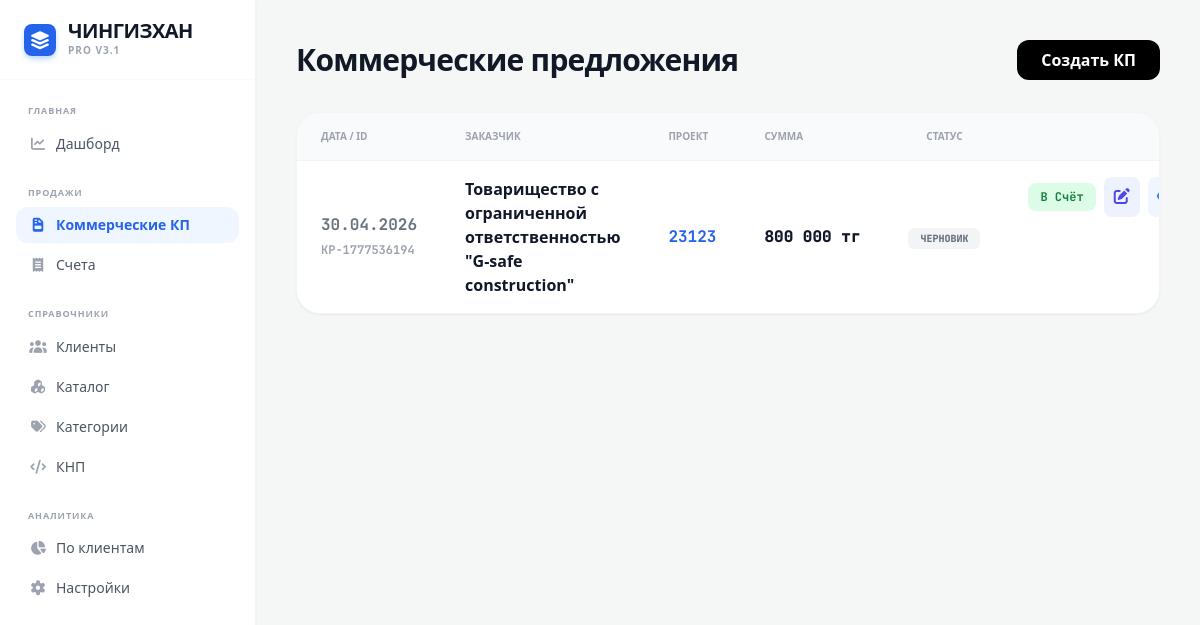
The page /proposals on the database as committed earlier.
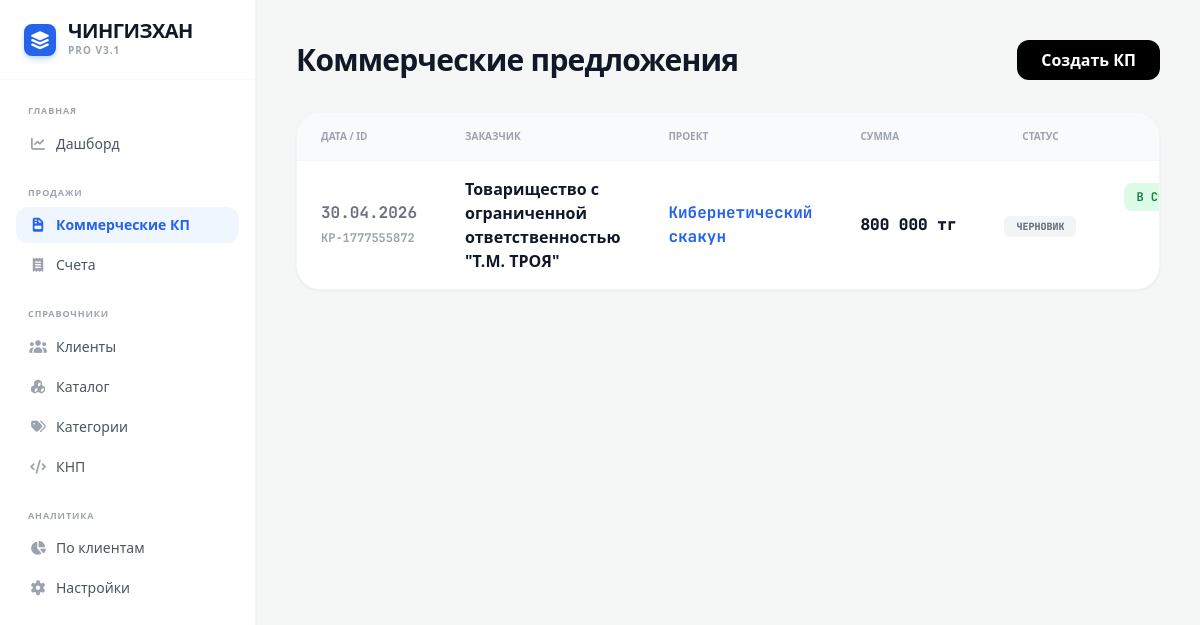
The same page on the database as committed later.
### tables this page shows
CREATE TABLE proposals (id TEXT PRIMARY KEY, client_id TEXT, date TEXT, project_name TEXT, total REAL, status INTEGER DEFAULT 0);

CREATE TABLE clients (id TEXT PRIMARY KEY, name TEXT, bin TEXT, contact TEXT, address TEXT);

### app.py (the view)
@app.route('/proposals')
def proposals_list():
    with sqlite3.connect(DB_NAME) as conn: props = conn.cursor().execute("SELECT p.id, c.name, p.project_name, p.date, p.total, p.status FROM proposals p LEFT JOIN clients c ON p.client_id = c.id ORDER BY p.date DESC").fetchall()
    return render_template('proposals.html', proposals=props)

### templates/proposals.html (shortened to what this page needs)
{% extends "base.html" %}
{% block content %}
<div class="p-10 max-w-7xl mx-auto">
    <div class="flex justify-between items-center mb-8">
        <h2 class="text-3xl font-black text-gray-900 tracking-tight">Коммерческие предложения</h2>
        <a href="/create_proposal" class="bg-black text-white px-6 py-2 rounded-xl font-bold hover:bg-gray-800 transition">Создать КП</a>
    </div>
    <div class="bg-white rounded-3xl shadow-sm border border-gray-100 overflow-hidden">
        <table class="w-full text-left">
            <thead>
                <tr class="bg-gray-50 border-b border-gray-100"><th class="py-4 px-6 text-[10px] font-black text-gray-400 uppercase">Дата / ID</th><th class="py-4 px-6 text-[10px] font-black text-gray-400 uppercase">Заказчик</th><th class="py-4 px-6 text-[10px] font-black text-gray-400 uppercase">Проект</th><th class="py-4 px-6 text-[10px] font-black text-gray-400 uppercase">Сумма</th><th class="py-4 px-6 text-[10px] font-black text-gray-400 uppercase text-center">Статус</th><th class="py-4 px-6 text-[10px] font-black text-gray-400 uppercase text-right">Действия</th></tr>
            </thead>
            <tbody class="divide-y divide-gray-50">
                {% for p in proposals %}
                <tr class="hover:bg-gray-50 transition">
                    <td class="py-4 px-6 font-bold text-gray-500 font-mono">{{ p[3] }}<br><span class="text-xs text-gray-400">{{ p[0] }}</span></td>
                    <td class="py-4 px-6 text-gray-900 font-black">{{ p[1] if p[1] else '<span class="text-red-400">Не выбран</span>'|safe }}</td><td class="py-4 px-6 font-bold text-blue-600 font-mono">{{ p[2] }}</td>
                    <td class="py-4 px-6 font-black text-gray-900 whitespace-nowrap font-mono">{{ '{:,.0f}'.format(p[4]).replace(',', ' ') }} тг</td>
                    <td class="py-4 px-6 text-center font-mono">{% if p[5] == 1 %}<span class="whitespace-nowrap px-3 py-1 rounded-md text-[10px] font-black bg-purple-100 text-purple-700 uppercase">ВЫСТАВЛЕН СЧЕТ</span>{% else %}<span class="whitespace-nowrap px-3 py-1 rounded-md text-[10px] font-black bg-gray-100 text-gray-500 uppercase">ЧЕРНОВИК</span>{% endif %}</td>
                    <td class="py-4 px-6 text-right space-x-2 flex justify-end items-center font-mono">
                        {% if p[5] == 0 %}<a href="/proposal_to_invoice/{{ p[0] }}" class="whitespace-nowrap bg-green-100 text-green-700 px-3 py-1.5 rounded-lg text-xs font-bold hover:bg-green-200">В Счёт</a><a href="/edit_proposal/{{ p[0] }}" class="text-indigo-600 hover:text-indigo-800 bg-indigo-50 p-2 rounded-lg"><i class="fas fa-edit"></i></a>{% endif %}
                        <a href="/view_proposal/{{ p[0] }}" class="text-blue-500 hover:text-blue-700 bg-blue-50 p-2 rounded-lg"><i class="fas fa-eye"></i></a>
                    </td>
                </tr>
                {% endfor %}
            </tbody>
        </table>
    </div>
</div>
{% endblock %}

### templates/base.html (shortened to what this page needs)
<!DOCTYPE html>
<html lang="ru">
<head>
    <script src="{{ url_for('static', filename='css/tailwind.js') }}"></script>
    <link href="{{ url_for('static', filename='css/all.min.css') }}" rel="stylesheet">
</head>
<body class="bg-[#f4f7f6] flex h-screen font-sans text-gray-800">
    <aside class="w-64 bg-white border-r border-gray-100 flex flex-col shadow-sm z-50">
        <div class="h-20 flex items-center px-6 border-b border-gray-50">
            <div class="w-8 h-8 bg-blue-600 rounded-lg flex items-center justify-center text-white font-black text-lg mr-3 shadow-md shadow-blue-200">
                <i class="fas fa-layer-group"></i>
            </div>
            <div>
                <h1 class="text-[20px] font-black tracking-tight text-gray-900 leading-none uppercase">Чингизхан</h1>
                <p class="text-[10px] font-bold text-gray-400 mt-0.5 tracking-widest uppercase">PRO v3.1</p>
            </div>
        </div>
        <nav class="flex-1 px-4 py-6 space-y-6 overflow-y-auto scrollbar-hide" id="mainNav">
            <div>
                <p class="text-[9px] font-bold text-gray-400 mb-2 px-3 tracking-widest uppercase">Главная</p>
                <div class="space-y-1">
                    <a href="/" class="nav-link flex items-center px-3 py-2 rounded-xl text-gray-600 hover:bg-gray-50 transition font-medium text-sm"><i class="fas fa-chart-line w-5 text-center mr-2 text-gray-400 icon"></i> Дашборд</a>
                </div>
            </div>
            <div>
                <p class="text-[9px] font-bold text-gray-400 mb-2 px-3 tracking-widest uppercase">Продажи</p>
                <div class="space-y-1">
                    <a href="/proposals" class="nav-link flex items-center px-3 py-2 rounded-xl text-gray-600 hover:bg-gray-50 transition font-medium text-sm"><i class="fas fa-file-invoice w-5 text-center mr-2 text-gray-400 icon"></i> Коммерческие КП</a>
                    <a href="/invoices" class="nav-link flex items-center px-3 py-2 rounded-xl text-gray-600 hover:bg-gray-50 transition font-medium text-sm"><i class="fas fa-receipt w-5 text-center mr-2 text-gray-400 icon"></i> Счета</a>
                </div>
            </div>
            <div>
                <p class="text-[9px] font-bold text-gray-400 mb-2 px-3 tracking-widest uppercase">Справочники</p>
                <div class="space-y-1">
                    <a href="/clients" class="nav-link flex items-center px-3 py-2 rounded-xl text-gray-600 hover:bg-gray-50 transition font-medium text-sm"><i class="fas fa-users w-5 text-center mr-2 text-gray-400 icon"></i> Клиенты</a>
                    <a href="/catalog" class="nav-link flex items-center px-3 py-2 rounded-xl text-gray-600 hover:bg-gray-50 transition font-medium text-sm"><i class="fas fa-cubes w-5 text-center mr-2 text-gray-400 icon"></i> Каталог</a>
                    <a href="/categories" class="nav-link flex items-center px-3 py-2 rounded-xl text-gray-600 hover:bg-gray-50 transition font-medium text-sm"><i class="fas fa-tags w-5 text-center mr-2 text-gray-400 icon"></i> Категории</a>
                    <a href="/knp" class="nav-link flex items-center px-3 py-2 rounded-xl text-gray-600 hover:bg-gray-50 transition font-medium text-sm"><i class="fas fa-code w-5 text-center mr-2 text-gray-400 icon"></i> КНП</a>
                </div>
            </div>
            <div>
                <p class="text-[9px] font-bold text-gray-400 mb-2 px-3 tracking-widest uppercase">Аналитика</p>
                <div class="space-y-1">
                    <a href="/issued_invoices" class="nav-link flex items-center px-3 py-2 rounded-xl text-gray-600 hover:bg-gray-50 transition font-medium text-sm"><i class="fas fa-chart-pie w-5 text-center mr-2 text-gray-400 icon"></i> По клиентам</a>
                    <a href="/settings" class="nav-link flex items-center px-3 py-2 rounded-xl text-gray-600 hover:bg-gray-50 transition font-medium text-sm"><i class="fas fa-cog w-5 text-center mr-2 text-gray-400 icon"></i> Настройки</a>
                </div>
            </div>
        </nav>
    </aside>
    <main class="flex-1 overflow-y-auto">
        {% block content %}{% endblock %}
    </main>
</body>
</html>

Rows that differ between the two databases and show on the page:
removed proposals: date "30.04.2026", id "KP-1777536194", name "Товарищество с ограниченной ответственностью \"G-safe construction\"", project_name "23123", total "800 000", status "ЧЕРНОВИК"
added proposals: date "30.04.2026", id "KP-1777555872", name "Товарищество с ограниченной ответственностью \"Т.М. ТРОЯ\"", project_name "Кибернетический скакун", total "800 000", status "ЧЕРНОВИК"
